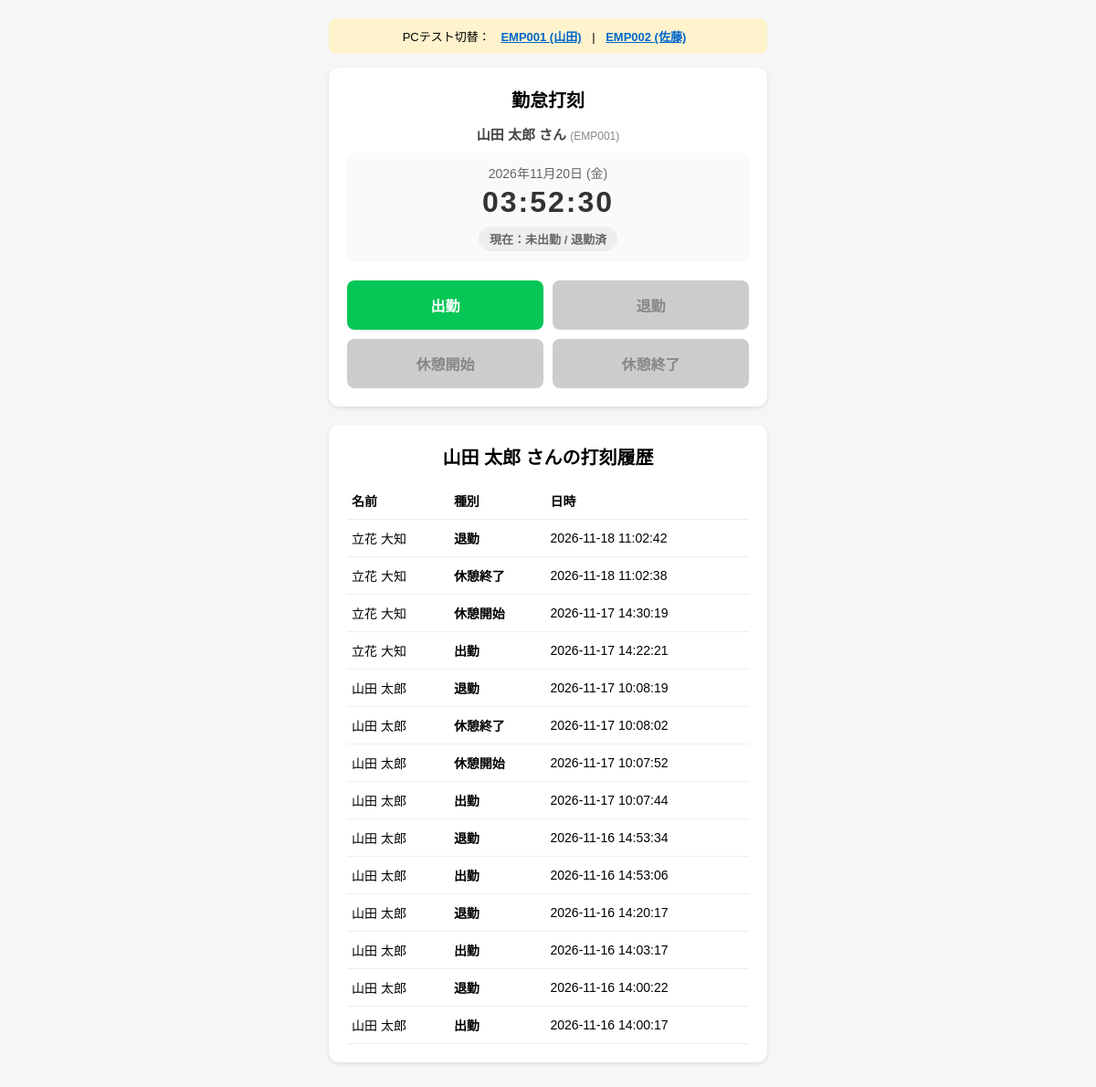
The page / on the database its author committed.
### tables this page shows
CREATE TABLE records (
            id INTEGER PRIMARY KEY AUTOINCREMENT,
            user_id TEXT NOT NULL,
            user_name TEXT NOT NULL,
            action TEXT NOT NULL,
            timestamp TEXT NOT NULL
        );

### flaskr/main.py (the view, shortened to what this page needs)
@app.route('/')
def index():
    line_user_id = request.args.get('line_user_id', '')
    error_msg = request.args.get('error', '')
    mode = request.args.get('mode', '')
    if line_user_id and mode != 'staff':
        return render_template(
            'index.html',
            mode='select',
            line_user_id=line_user_id
        )
    user_id = request.args.get('user_id', 'EMP001')
    user_name = request.args.get('user_name', '山田 太郎')
    conn = sqlite3.connect(DB_NAME)
    c = conn.cursor()
    c.execute(
        'SELECT user_name, action, timestamp FROM records WHERE user_id = ? ORDER BY id DESC LIMIT 20',
        (user_id,)
    )
    records = c.fetchall()
    conn.close()
    last_action = records[0][1] if records else None
    return render_template(
        'index.html',
        mode='staff',
        is_registered=True,
        records=records,
        last_action=last_action,
        user_id=user_id,
        user_name=user_name,
        line_user_id=''
    )

### flaskr/templates/index.html (shortened to what this page needs)
<!DOCTYPE html>
<html lang="ja">
<head>
    <link rel="stylesheet" href="{{ url_for('static', filename='style.css') }}">
</head>
<body>
    {% if not line_user_id %}
    <div class="test-bar">
        PCテスト切替：
        <a href="/?user_id=EMP001&user_name=山田 太郎">EMP001 (山田)</a> |
        <a href="/?user_id=EMP002&user_name=佐藤 花子">EMP002 (佐藤)</a>
    </div>
    {% endif %}
{% if mode == 'select' %}
    <div class="card">
        <h1>勤怠管理アプリ</h1>
        <p class="info-text">
            利用する機能を選択してください。
        </p>
        <div class="form-group">
            <a href="{{ url_for('index', line_user_id=line_user_id, mode='staff') }}"
               class="btn-register"
               style="display: block; box-sizing: border-box; text-align: center; text-decoration: none; color: white; padding: 15px;">
                スタッフとして利用
            </a>
        </div>
        <div class="form-group">
            <a href="{{ url_for('admin_login') }}"
               class="btn-register"
               style="display: block; box-sizing: border-box; text-align: center; text-decoration: none; color: white; padding: 15px;">
                管理者としてログイン
            </a>
        </div>
    </div>
    {% else %}
    <div class="card">
        <h1>勤怠打刻</h1>
        <div class="user-info">
            {{ user_name }} さん
            <span class="emp-badge">({{ user_id }})</span>
        </div>
        <div class="clock-box">
            <div id="current-date" class="date-text">
            </div>
            <div id="current-time" class="time-text">
            </div>
            {% if last_action in ['出勤', '休憩終了'] %}
            <div class="status-badge status-working">
                現在：出勤中
            </div>
            {% elif last_action == '休憩開始' %}
            <div class="status-badge status-break">
                現在：休憩中
            </div>
            {% else %}
            <div class="status-badge status-off">
                現在：未出勤 / 退勤済
            </div>
            {% endif %}
        </div>
        <form action="/stamp" method="POST">
            <div class="btn-grid">
                <button type="submit" name="action" value="出勤" class="btn-in"
                    {% if last_action not in [None, '退勤'] %}disabled{% endif %}>
                    出勤
                </button>
                <button type="submit" name="action" value="退勤" class="btn-out"
                    {% if last_action not in ['出勤', '休憩終了'] %}disabled{% endif %}>
                    退勤
                </button>
                <button type="submit" name="action" value="休憩開始" class="btn-break-start"
                    {% if last_action not in ['出勤', '休憩終了'] %}disabled{% endif %}>
                    休憩開始
                </button>
                <button type="submit" name="action" value="休憩終了" class="btn-break-end"
                    {% if last_action != '休憩開始' %}disabled{% endif %}>
                    休憩終了
                </button>
            </div>
        </form>
    </div>
    <div class="card">
        <h1>{{ user_name }} さんの打刻履歴</h1>
        <table>
            <thead>
                <tr>
                    <th>名前</th>
                    <th>種別</th>
                    <th>日時</th>
                </tr>
            </thead>
            <tbody>
                {% for record in records %}
                <tr>
                    <td>{{ record[0] }}</td>
                    <td><strong>{{ record[1] }}</strong></td>
                    <td>{{ record[2] }}</td>
                </tr>
                {% else %}
                <tr>
                    <td colspan="3" style="text-align:center; color:#888;">
                        まだ履歴がありません
                    </td>
                </tr>
                {% endfor %}
            </tbody>
        </table>
    </div>
    {% endif %}
</body>
</html>

### flaskr/static/style.css (style rules this page uses)
body { font-family: sans-serif; max-width: 480px; margin: 0 auto; padding: 20px; background: #f5f6f8; }
.card { background: white; padding: 20px; border-radius: 12px; box-shadow: 0 2px 5px rgba(0, 0, 0, 0.1); margin-bottom: 20px; }
h1 { font-size: 20px; text-align: center; margin-top: 0; }
.test-bar { background: #fff3cd; padding: 10px; border-radius: 8px; margin-bottom: 15px; font-size: 13px; text-align: center; }
.test-bar a { color: #0066cc; margin: 0 8px; font-weight: bold; }
.user-info { text-align: center; font-size: 15px; font-weight: bold; color: #444; margin-bottom: 5px; }
.emp-badge { font-size: 12px; color: #888; font-weight: normal; }
.clock-box { text-align: center; margin: 10px 0 20px; padding: 12px; background: #f9fafb; border-radius: 8px; }
.date-text { font-size: 14px; color: #666; margin-bottom: 4px; }
.time-text { font-size: 32px; font-weight: bold; color: #333; letter-spacing: 2px; }
.status-badge { display: inline-block; padding: 4px 12px; border-radius: 20px; font-size: 13px; font-weight: bold; margin-top: 8px; }
.status-off { background: #eee; color: #666; }
.btn-grid { display: grid; grid-template-columns: 1fr 1fr; gap: 10px; }
button { padding: 15px; font-size: 16px; font-weight: bold; border: none; border-radius: 8px; cursor: pointer; color: white; transition: opacity 0.2s; }
.btn-in { background-color: #06c755; }
.btn-out { background-color: #ff5b5b; }
.btn-break-start { background-color: #ff9800; }
.btn-break-end { background-color: #2196f3; }
button:disabled { background-color: #ccc; color: #888; cursor: not-allowed; }
table { width: 100%; border-collapse: collapse; font-size: 14px; }
th, td { padding: 10px 5px; border-bottom: 1px solid #eee; text-align: left; }

### rows shown on the page
records: user_name "立花 大知", action "退勤", timestamp "2026-11-18 11:02:42"
records: user_name "立花 大知", action "休憩終了", timestamp "2026-11-18 11:02:38"
records: user_name "立花 大知", action "休憩開始", timestamp "2026-11-17 14:30:19"
records: user_name "立花 大知", action "出勤", timestamp "2026-11-17 14:22:21"
records: user_name "山田 太郎", action "退勤", timestamp "2026-11-17 10:08:19"
records: user_name "山田 太郎", action "休憩終了", timestamp "2026-11-17 10:08:02"
records: user_name "山田 太郎", action "休憩開始", timestamp "2026-11-17 10:07:52"
records: user_name "山田 太郎", action "出勤", timestamp "2026-11-17 10:07:44"
records: user_name "山田 太郎", action "退勤", timestamp "2026-11-16 14:53:34"
records: user_name "山田 太郎", action "出勤", timestamp "2026-11-16 14:53:06"
records: user_name "山田 太郎", action "退勤", timestamp "2026-11-16 14:20:17"
records: user_name "山田 太郎", action "出勤", timestamp "2026-11-16 14:03:17"
records: user_name "山田 太郎", action "退勤", timestamp "2026-11-16 14:00:22"
records: user_name "山田 太郎", action "出勤", timestamp "2026-11-16 14:00:17"

### other values the page prints
{{ user_name }} "山田 太郎"
{{ user_id }} "EMP001"
